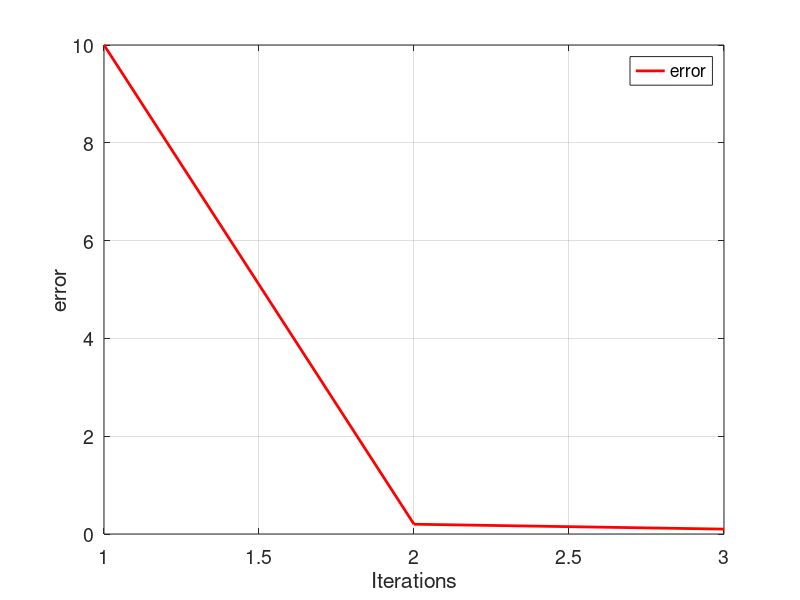

Write the MATLAB code that produced this figure.
'Tarea No.7 por Punto Fijo'
xl=0.1
xu=0.5
i=1
e(i)=10

while (e(i)>0.1)
    
    xr=(xl+xu)/2
    gxl= log((xl^2)+1)-exp(xl/2)*cos(pi*xl)
    gxr= log((xr^2)+1)-exp(xr/2)*cos(pi*xr)
    gxu= log((xu^2)+1)-exp(xu/2)*cos(pi*xu)
    
    if (gxl*gxr < 0)
        xu=xr
        e(i+1)=abs(xr-xl)
    end
    
    
    if (gxu*gxr < 0)
        xl=xr 
        e(i+1)= abs(xu-xr)
    end
    i=i+1;
    
    
    if (gxu*gxr==0)
        xr=xr;
    end
    
end
tamanio = size(e);
ite = 1:1:tamanio(2);
figure ('DefaultAxesFontsize', 14)
set (gcf, 'color', 'white');
plot(ite,e,'color',[1 0 0],'LineWidth',2);
grid on
hold on
xlabel('Iterations')
ylabel('error')
legend ('error')
    